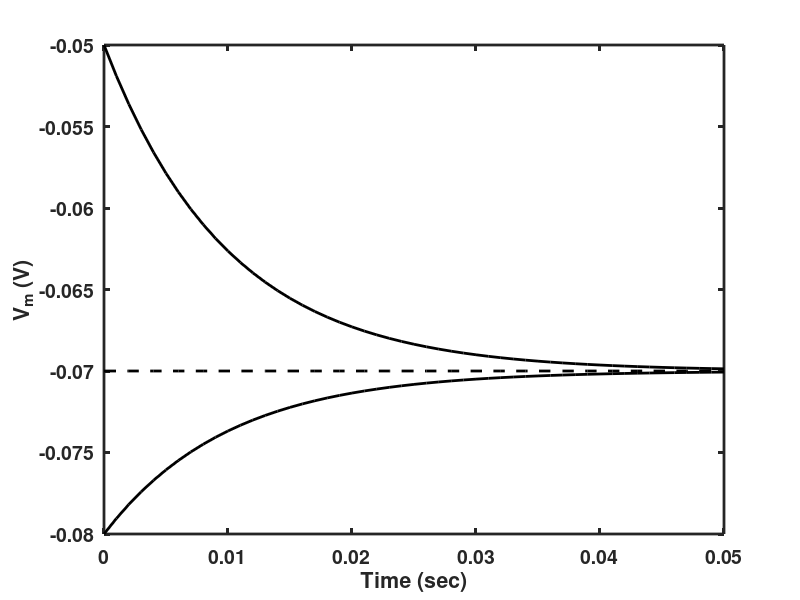
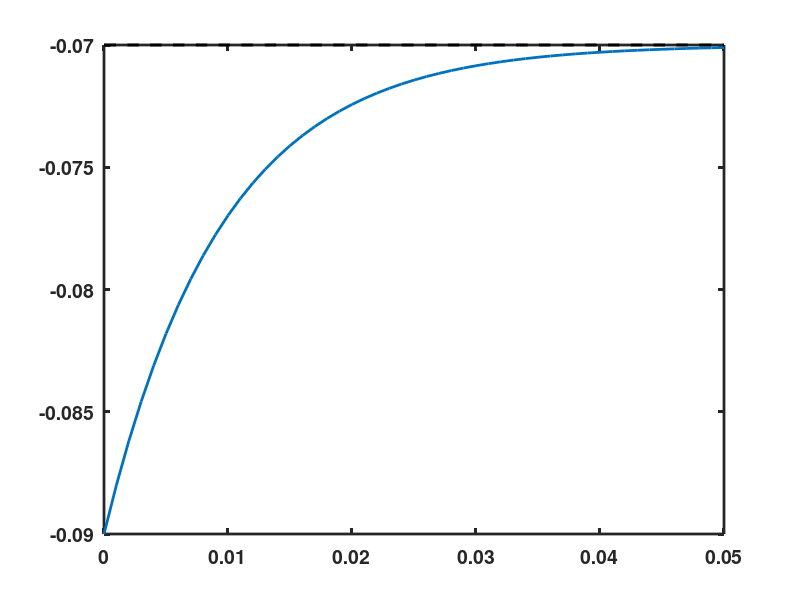

MATLAB code for these plots, in order:
%exponential.m
%
% A plot of membrane potential (y1 or y2) against time for a neuron with a
% leak potential of -70mV and no input current, commencing from two
% different initial values.
%
% This code was used to produce Figure 2.2 in the textbook:
% An Introductory Course in Computational Neuroscience
% by Paul Miller, Brandeis University, 2017.
%
%%%%%%%%%%%%%%%%%%%%%%%%%%%%%%%%%%%%%%%%%%%%%%%%%%%%%%%%%%%%%%%%%%%%%%%%%%%
% Set default plotting parameters
set(0,'DefaultLineLineWidth',2,...
    'DefaultLineMarkerSize',8, ...
    'DefaultAxesLineWidth',2, ...
    'DefaultAxesFontSize',14,...
    'DefaultAxesFontWeight','Bold');

tau = 0.010;        % Membrane time constant
t = 0:0.001:0.05;   % vector of time points

E_L = -0.070;       % Leak potential (steady state or resting potential)

y1 = E_L + (-0.050 - E_L)*exp(-t/tau);  % Decay from -50mV 
y2 = E_L + (-0.080 - E_L)*exp(-t/tau);  % Decay from -80mV

% Now clear the current figure then plot the two curves.
% COWEN - now do this the non-analytical/computational way.
clf
plot(t,y1,'k');
hold on
plot(t,y2,'k');
plot(t,E_L*ones(size(t)),'--k') % Plot leak potential as a dashed line
xlabel('Time (sec)')
ylabel('V_m (V)')

% remember, you need tau - that will have to be calculated or optimized
% it is easy to screw up the sign.
y = zeros(size(t));
y(1) = -0.090;
dt = 0.001;
for ii = 2:length(t)
    y(ii) = y(ii-1) + dt*(E_L - y(ii-1))/tau;
end
figure
plot(t,y)
hold on
plot(t,E_L*ones(size(t)),'--k') % Plot leak potential as a dashed line
